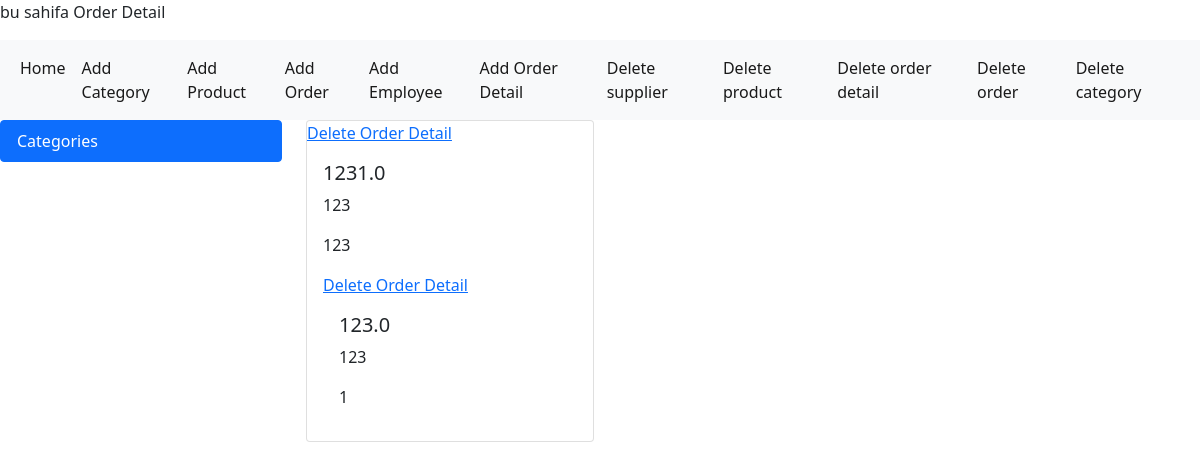
The page /orderdetail/ on the database as committed earlier.
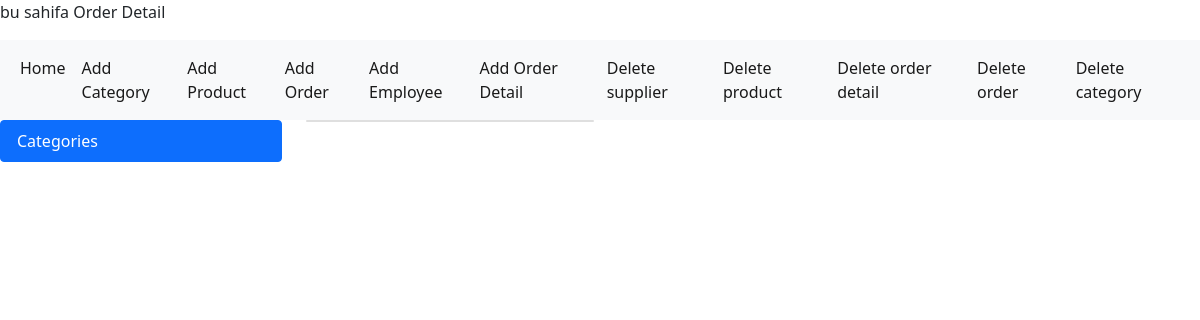
The same page on the database as committed later.
### app1/models.py (models this page shows, shortened)
class OrderDetail(models.Model):
    order_id = models.ForeignKey(Order, on_delete=models.CASCADE)
    product_id = models.ForeignKey(Product, on_delete=models.CASCADE)
    unit_price = models.FloatField(null=True, blank=True)
    quantity = models.IntegerField(null=True, blank=True)
    discount = models.IntegerField(null=True, blank=True)

### app1/views.py (the view)
# urls.py: path('orderdetail/',orderdetail,name='orderdetail'),
def orderdetail(request):
    orderdetail = OrderDetail.objects.all()
    context = {
        'orderdetail': orderdetail
    }
    return render(request, 'orderdetail.html',context)

### app1/templates/orderdetail.html (shortened to what this page needs)
<!DOCTYPE html>
<html lang="en">
<head>
</head>
<body>
<p>bu sahifa Order Detail</p>
<nav class="navbar navbar-expand-lg navbar-light bg-light">
    <div class="container-fluid">
        <div class="collapse navbar-collapse" id="navbarNav">
            <ul class="navbar-nav">
                <li class="nav-item">
                    <a class="nav-link active" aria-current="page" href="{% url 'index' %}">Home</a>
                </li>
                <li>
                    <a class="nav-link active" href="{% url 'addcategory' %}" tabindex="-1" aria-disabled="true">Add
                        Category</a>
                </li>
                <li>
                    <a class="nav-link active" href="{% url 'addproduct' %}" tabindex="-1" aria-disabled="true">Add
                        Product</a>
                </li>
                <li>
                    <a class="nav-link active" href="{% url 'addorder' %}" tabindex="-1" aria-disabled="true">Add
                        Order</a>
                </li>
                <li>
                    <a class="nav-link active" href="{% url 'addemployee' %}" tabindex="-1" aria-disabled="true">Add
                        Employee</a>
                </li>
                <li>
                    <a class="nav-link active" href="{% url 'addorderdetail' %}" tabindex="-1" aria-disabled="true">Add
                        Order Detail</a>
                </li>
                <li>
                    <a class="nav-link active" href="{% url 'deletesupplier' %}" tabindex="-1" aria-disabled="true">Delete supplier</a>
                </li>
                <li>
                    <a class="nav-link active" href="{% url 'deleteproduct' %}" tabindex="-1" aria-disabled="true">Delete product</a>
                </li>
                <li>
                    <a class="nav-link active" href="{% url 'deleteorderdetail' %}" tabindex="-1" aria-disabled="true">Delete order detail</a>
                </li>
                <li>
                    <a class="nav-link active" href="{% url 'deleteorder' %}" tabindex="-1" aria-disabled="true">Delete order</a>
                </li>
                <li>
                    <a class="nav-link active" href="{% url 'deletecategory' %}" tabindex="-1" aria-disabled="true">Delete category</a>
                </li>
            </ul>
        </div>
    </div>
</nav>
<div class="row">
    <div class="col-3">
        <ul class="list-group">
            <li class="list-group-item active" aria-current="true">Categories</li>
        </ul>
    </div>
    <div class="col-9">
        <div class="card" style="width: 18rem;">
            {% for i in orderdetail %}
            <a href="{% url 'deleteorderdetail' i.pk %}">Delete Order Detail</a>
            <div class="card-body">
                <h5 class="card-title">{{i.unit_price}}</h5>
                <p class="card-text">{{i.quantity}}</p>
                <p class="card-text">{{i.discount}}</p>
                {%endfor%}
            </div>
        </div>
    </div>
</div>
<link href="https://cdn.jsdelivr.net/npm/bootstrap@5.0.2/dist/css/bootstrap.min.css" rel="stylesheet"
>
</body>
</html>

Rows that differ between the two databases and show on the page:
removed OrderDetail: unit_price "1231.0", quantity "123", discount "123"
removed OrderDetail: unit_price "123.0", quantity "123", discount "1"
